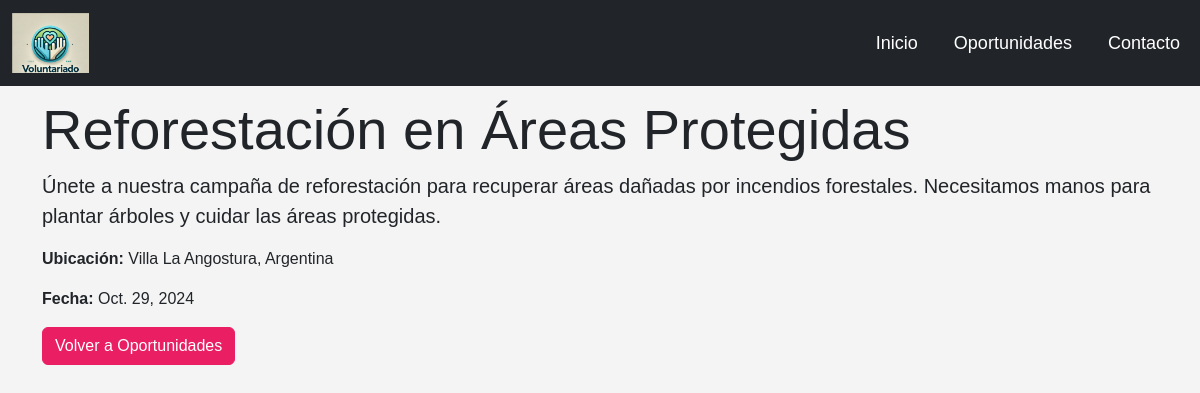
The app's page /oportunidad/8/ with its own data.
### voluntarios/models.py (models this page shows, shortened)
class Oportunidad(models.Model):
    nombre = models.CharField(max_length=200)
    descripcion = models.TextField()
    ubicacion = models.CharField(max_length=100)
    fecha = models.DateField()
    requisitos = models.TextField(null=True)  # Asegúrate de tener este campo
    contacto = models.CharField(max_length=100, null=True)  # Cambia a nullable
    imagen = models.ImageField(upload_to='voluntariados/', null=True, blank=True)

### voluntarios/views.py (the view)
# urls.py: path('oportunidad/<int:id>/', oportunidad_detalle, name='oportunidad_detalle'),  # Nueva ruta para los detalles
def oportunidad_detalle(request, id):
    oportunidad = get_object_or_404(Oportunidad, id=id)
    return render(request, 'oportunidad_detalle.html', {'oportunidad': oportunidad})

### voluntarios/templates/oportunidad_detalle.html (shortened to what this page needs)
{% load static %}
<!DOCTYPE html>
<html lang="es">
<head>
    <link href="https://cdn.jsdelivr.net/npm/bootstrap@5.3.0-alpha1/dist/css/bootstrap.min.css" rel="stylesheet">
    <link rel="stylesheet" href="{% static 'css/styless.css' %}">
</head>
<body>
    <nav class="navbar navbar-expand-lg navbar-dark bg-dark fixed-top">
        <div class="container-fluid">
            <a class="navbar-brand" href="#">
                <img src="{% static 'img/logo.png' %}" alt="Logo" class="logo">
            </a>
            <div class="collapse navbar-collapse" id="navbarNav">
                <ul class="navbar-nav ms-auto">
                    <li class="nav-item">
                        <a class="nav-link" href="/">Inicio</a>
                    </li>
                    <li class="nav-item">
                        <a class="nav-link" href="/#oportunidades">Oportunidades</a>
                    </li>
                    <li class="nav-item">
                        <a class="nav-link" href="/#contacto">Contacto</a>
                    </li>
                </ul>
            </div>
        </div>
    </nav>
    <section class="py-5 mt-5">
        <div class="container">
            <h1 class="display-4">{{ oportunidad.nombre }}</h1>
            <p class="lead">{{ oportunidad.descripcion }}</p>
            <p><strong>Ubicación:</strong> {{ oportunidad.ubicacion }}</p>
            <p><strong>Fecha:</strong> {{ oportunidad.fecha }}</p>
            <a href="/" class="btn btn-primary">Volver a Oportunidades</a>
        </div>
    </section>
</body>
</html>

### voluntarios/static/css/styless.css (style rules this page uses)
body { font-family: 'Arial', sans-serif; margin: 0; padding: 0; background-color: #f4f4f4; }
.navbar-dark { background-color: #e91e63; }
.navbar-nav .nav-link { color: #fff; font-size: 18px; margin-left: 20px; }
.navbar-brand .logo { height: 60px; }
.btn-primary { background-color: #e91e63; border-color: #e91e63; }

### records on screen
Oportunidad: nombre "Reforestación en Áreas Protegidas", descripcion "Únete a nuestra campaña de reforestación para recuperar áreas dañadas por incendios forestales. Necesitamos manos para plantar árboles y cuidar las áreas protegidas.", ubicacion "Villa La Angostura, Argentina", fecha "Oct. 29, 2024"
